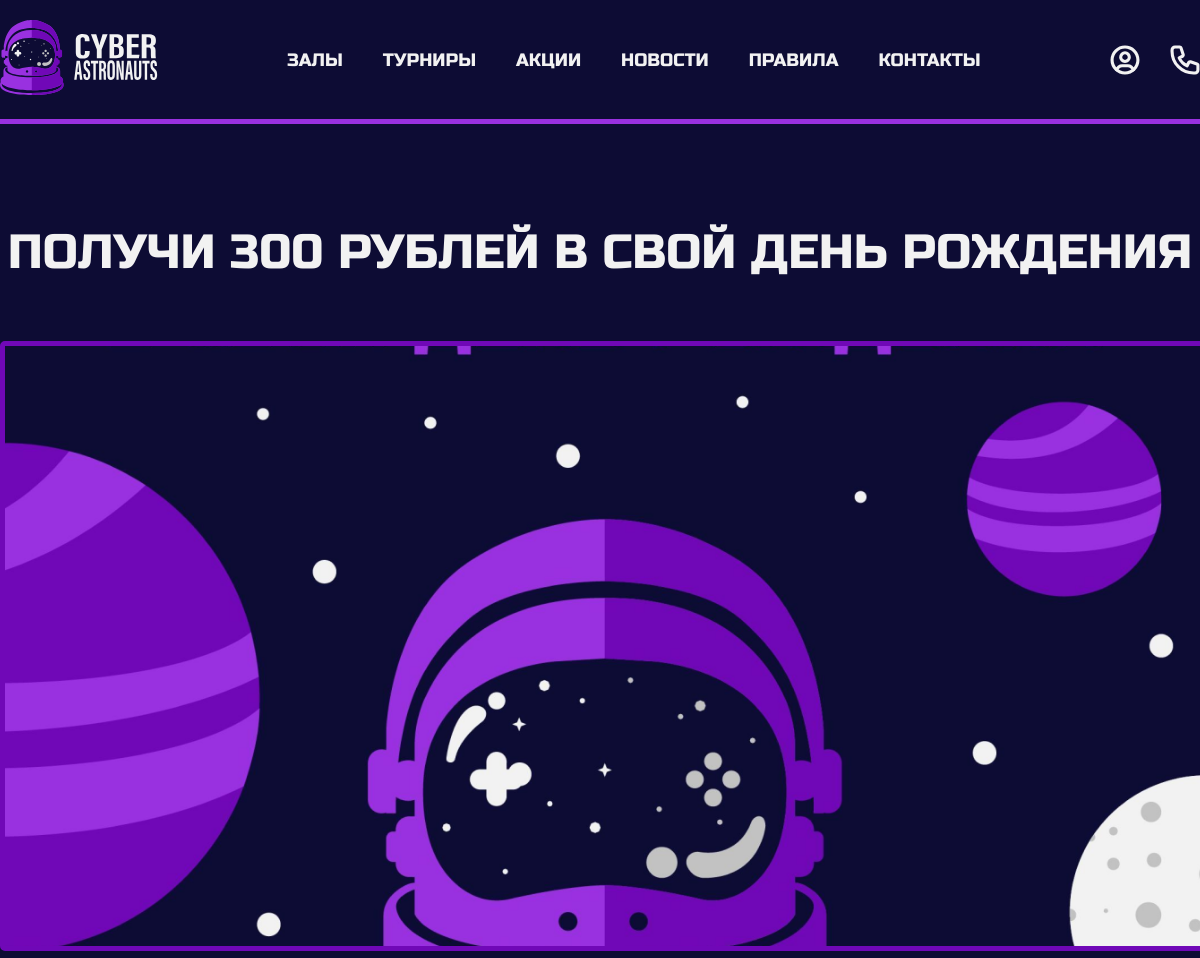
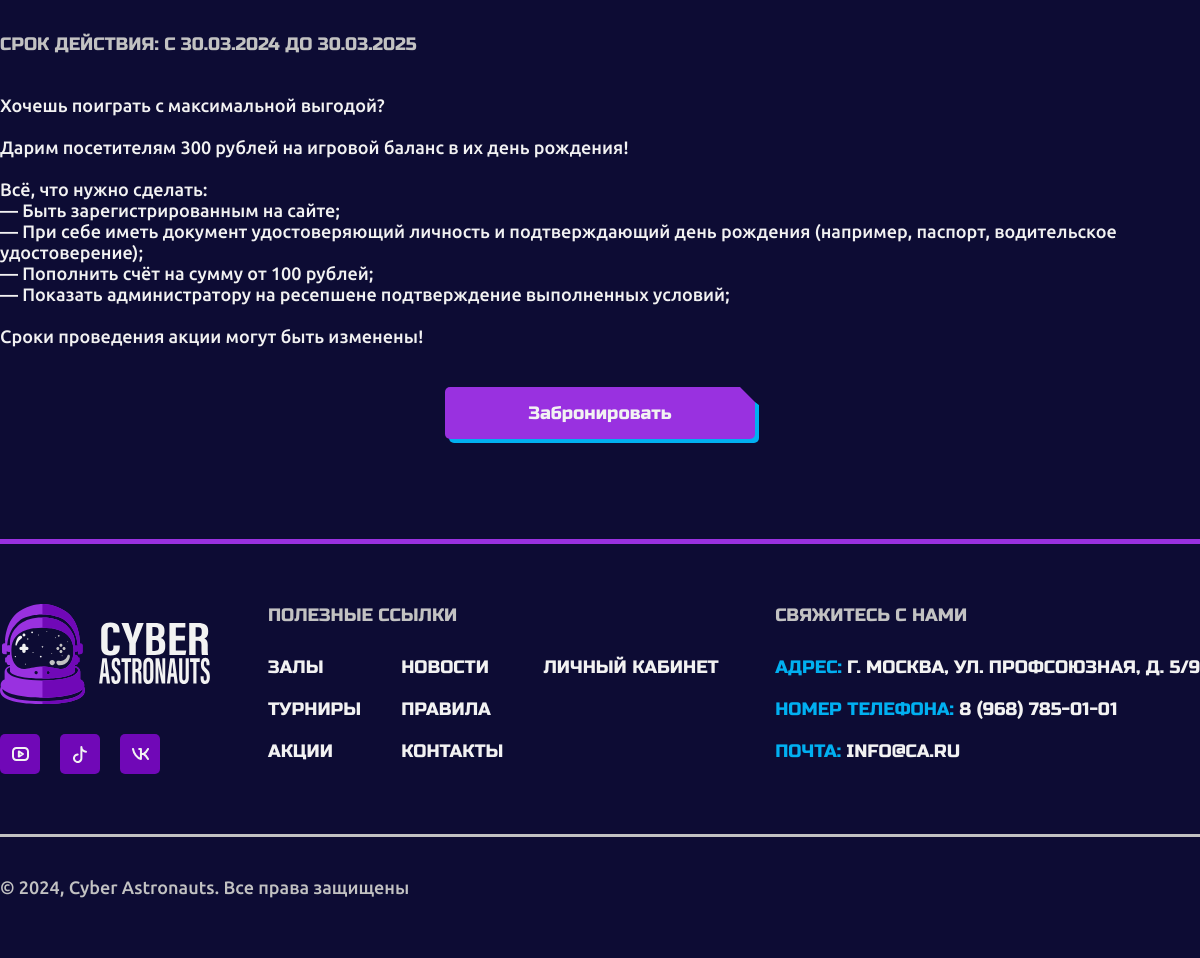
The app's page /discount.php?id_discount=17 with its own data (2 pictures, top to bottom).
### tables this page shows
CREATE TABLE `discounts` (
  `id_discount` int NOT NULL,
  `name` varchar(64) NOT NULL,
  `start_date` date NOT NULL,
  `end_date` date NOT NULL,
  `description` text NOT NULL,
  `img` varchar(255) NOT NULL
);

### discount.php (shortened to what this page needs)
<!DOCTYPE html>
<html lang="ru">
<head>
    <link rel="stylesheet" type="text/css" href="assets/css/main.css">
</head>
<body>
    <?php
        include "php-connect/connect.php";
        include "php-handler/header.php";
    ?>
    <main>
        <section class="discount">
            <div class="container discount_block">
                <?php
                    $id_discount = $_GET['id_discount'];
                    $select_discount = "SELECT * FROM discounts WHERE id_discount = '$id_discount';";
                    $discount_result = mysqli_query($connect, $select_discount) or die(mysqli_error($connect));
                    $discount_rows = mysqli_fetch_array($discount_result);
                    $start_date = date("d.m.Y", strtotime($discount_rows['start_date']));
                    $end_date = date("d.m.Y", strtotime($discount_rows['end_date']));
                    echo "<h2 class='discount_block_title'>".$discount_rows['name']."</h2>
                    <img src='".$discount_rows['img']."' alt='' class='discount_block_img'>
                    <span class='discount_block_date'>Срок действия: с ".$start_date." до ".$end_date."</span>
                    <p class='discount_block_txt'>".$discount_rows['description']."</p>";
                ?>
                <button class="discount_block_btn" onclick='openBookingForm()'>Забронировать</button>
            </div>
        </section>
    </main>
    <?php
        include "php-handler/footer.php";
    ?>
</body>
</html>

### assets/css/main.css (style rules this page uses)
* { padding: 0; margin: 0; font-family: "Ubuntu"; color: #f2f2f2; font-size: 18px; font-weight: 500; }
body { background: #0D0C34; }
main { background: #0D0C34; }
.container { max-width: 1340px; margin: 0 auto; text-align: center; }
h2 { font-size: 48px; font-weight: 400; font-family: "RussoOne"; text-transform: uppercase; }
button, .button { display: inline-block; position: relative; border: none; color: #f2f2f2; cursor: pointer; text-decoration: none; padding: 15px; text-align: center; border-radius: 5px; font-family: "RussoOne"; font-weight: 400; filter: drop-shadow(4px 4px 0px #01B0F1); transition: 0.5s; background: #9931E0; -webkit-clip-path: polygon(-20% -20%, calc(100% - 15px) 0, 100% 15px, 120% 120%, -20% 120%); clip-path: polygon(-20% -20%, calc(100% - 15px) 0, 100% 15px, 120% 120%, -20% 120%); }
::placeholder { color: #C2C2C2; }
.discount { border-top: 5px solid #9931E0; padding: 100px 0; }
.discount_block { display: flex; flex-direction: column; }
.discount_block_title { margin-bottom: 60px; }
.discount_block_img { width: 100%; height: 600px; -o-object-fit: cover; object-fit: cover; border-radius: 5px; margin-bottom: 40px; -o-object-position: 0 50%; object-position: 0 50%; border: 5px solid #7008B7; }
.discount_block_txt { text-align: left; margin-bottom: 40px; }
.discount_block_date { align-self: flex-start; margin-bottom: 40px; color: #C2C2C2; text-transform: uppercase; font-family: "RussoOne"; font-weight: 400; }
.discount_block_btn { align-self: center; width: 310px; }

### records on screen
discounts: name "ПОЛУЧИ 300 РУБЛЕЙ В СВОЙ ДЕНЬ РОЖДЕНИЯ", img (picture), start_date "30.03.2024", end_date "30.03.2025", description "Хочешь поиграть с максимальной выгодой? Дарим посетителям 300 рублей на игровой баланс в их день рождения! Всё, что нужно сделать: — Быть зарегистрированным на сайте; — При себе иметь документ удостоверяющий личность и подтверждающий день рождения (например, паспорт, водительское удостоверение); — Пополнить счёт на сумму от 100 рублей; — Показать администратору на ресепшене подтверждение выполненных условий; Сроки проведения акции могут быть изменены!"
